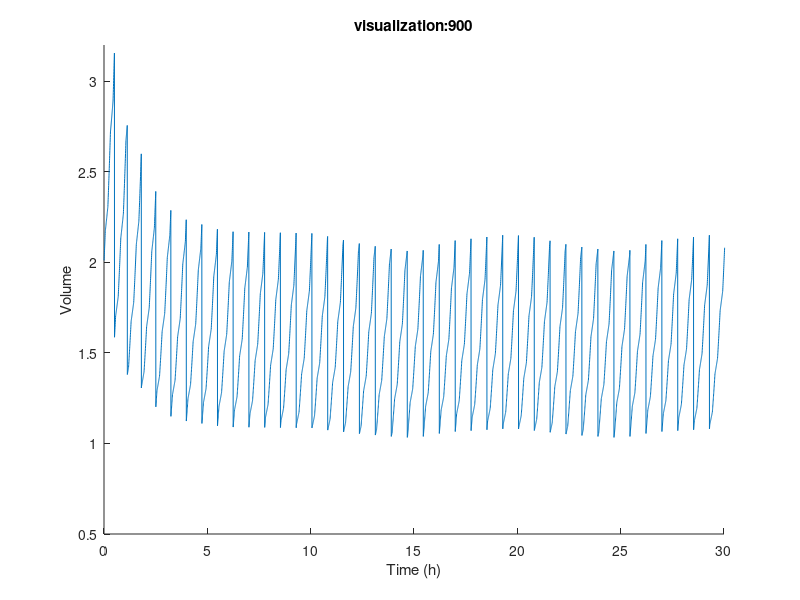
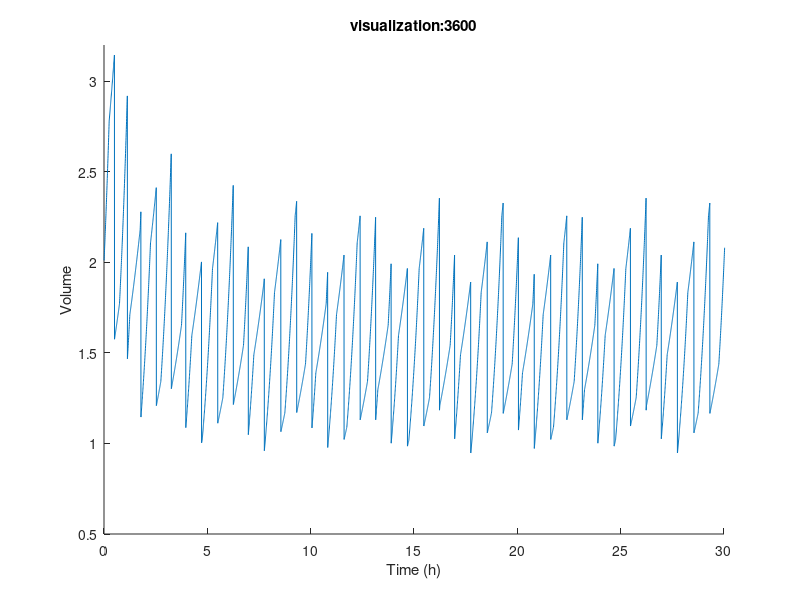

MATLAB code for these plots, in order: (Note: this script raises an error after producing the figures.)
%%  figure 6 - overlaid growth rate from successive periods


%  Goal: is timescale of growth rate fluctuation the cause of different
%        cell size?

%  Conclusion from Part 1: no, fluctuation timescale determines fluctuation
%                          in size but mean Vb and tau are not too different




%  Strategy:
%
%  Part 0: initialize simulations (square wave mu function)
%  Part 1: simulate square wave mu function for each timescale
%  Part 2: simulate mu function with fixed transition time in mu


%  Last edit: jen, 2020 Feb 6
%  commit: simplify growth rate signal to square wave
% 


% Okie, go go let's go!

%% Part 0. initialize analysis
clc
clear

% 0. initialize periods of interest (seconds)
T = [900, 3600];

% 0. initialize timestep in simulation (seconds)
tstep = 15;
tstep_h = tstep/3600;

% 0. initialize parameters for instantaneous growth rate function 
mu_high = 1.9; % units = 1/h
mu_low = 0.7;  % units = 1/h
numstep = T/tstep; % seconds, conversion to h occurs in simulation
qT = numstep/4;    % seconds, conversion to h occurs in simulation

% 0. initialize colors per successive period
%colorSpectrum = {'Indigo','MediumSlateBlue','DodgerBlue','DeepSkyBlue','Teal','DarkGreen','MediumSeaGreen','GoldenRod','DarkOrange','Red'};
%colorSpectrum = {'Indigo','DodgerBlue'};%,'DeepSkyBlue','Teal','MediumSeaGreen','GoldenRod','Gold'};
%colorSpectrum = {'SlateGray','DarkCyan','CadetBlue','DeepSkyBlue','DodgerBlue','Navy','Indigo',};


%% Part 1. simulate cells in square fluctuations for each timescale 

%     start with same Vi
%     use same tau(Vi)
%     use different mu(t)
%     simulate 1000 generations



% 0. initialize vectors for data storage
gen = 1000;
tau_mean = nan(gen,length(T));
Vd = nan(gen,length(T));
Vb = nan(gen,length(T));

for t_col = 1:length(T) % need to make this a loop for multiple timescales
    
    % 0. start generation counter
    gen_counter = 1;
    
    % 0. initiation size, timestep, tau
    is_newCell = 1; % 0 = division did not just happen
    % 1 = birth timestep!
    %     record birth size and reset current_tau
    Vi = 2;         % first birth size, fixed across conditions
    current_tau = -(17/60)*Vi + (64/60);
    T_counter = 1; % time counter for growth rate
    tsb = 0;       % time since birth for cell cycle
    V = [];
    t = [];
    
    % 1. define instantaneous growth rate function for condition (SQUARE)
    T_length = numstep(t_col);
    T_quarter = qT(t_col);
    mufun = [mu_high*ones(T_quarter,1); mu_low*ones(2*T_quarter,1); mu_high*ones(T_quarter,1)];
    mu_functions{t_col} = mufun;
    
    
    % 2. simulate!
    counter_loop = 0; % each loop is a timestep
    while gen_counter < gen+1
        
        counter_loop = counter_loop + 1;
        
        if is_newCell == 1
            % store current cell cycle Vi
            Vb(gen_counter,t_col) = Vi;
        end
        
        % i. calculate exponent (mu * timestep)
        expo = mufun(T_counter)*tstep_h; % mu(t)*t in hours
        
        % ii. calculate new volume after timestep
        if expo < 0
            Vt = Vi;
        else
            Vt = Vi * 2^(expo);
        end
        
        % iii. calculate time into cell cycle
        tsb = tsb + tstep_h;
        
        
        % iv. store timestep data for visualization
        V(counter_loop) = Vt;
        if counter_loop == 1
            t(counter_loop) = tstep_h;
        else
            t(counter_loop) = t(counter_loop-1) + tstep_h;
        end
        
        
        % v. determine whether cell divides
        if tsb >= current_tau
            % a. division! store V_div and tau data
            Vd(gen_counter,t_col) = Vt;
            tau_mean(gen_counter,t_col) = current_tau;
            
            % b. re-set parameters for next cell cycle
            gen_counter = gen_counter + 1;
            Vi = Vt/2;
            current_tau = -(17/60)*Vi + (64/60);
            is_newCell = 1;
            tsb = 0;
        else
            Vi = Vt;
            is_newCell = 0;
        end
        
        
        % vi. determine whether nutrient period restarts
        if T_counter == T_length
            T_counter = 1;
        else
            T_counter = T_counter + 1;
        end
        
    end
    
    figure(t_col)
    hold on
    plot(t,V)
    axis([0 30 0.5 3.2])
    xlabel('Time (h)')
    ylabel('Volume')
    title(strcat('visualization:',num2str(T(t_col))))
    
end

figure(3)
histogram(Vb(50:1000,1),'FaceColor',rgb('DodgerBlue'))
hold on
histogram(Vb(50:1000,2),'FaceColor',rgb('Indigo'))
legend('15','60')
xlabel('Birth volume')
ylabel('Cell count')


%% Part 2. simulate cells in fixed transition fluctuations for each timescale 

%     start with same Vi
%     use same tau(Vi)
%     use different mu(t)
%     simulate 1000 generations

% 0. initialize vectors for data storage
gn = 1000;
tau_fixed = nan(gn,length(T));
Vd_fixed = nan(gn,length(T));
Vb_fixed = nan(gn,length(T));

for t_col = 1:length(T) % need to make this a loop for multiple timescales
    
    % 0. start generation counter
    gn_counter = 1;
    
    % 0. initiation size, timestep, tau
    is_newCell = 1; % 0 = division did not just happen
    % 1 = birth timestep!
    %     record birth size and reset current_tau
    Vi_fixed = 2;         % first birth size, fixed across conditions
    cur_tau = -(17/60)*Vi_fixed + (64/60);
    T_counter = 1; % time counter for growth rate
    tsb = 0;       % time since birth for cell cycle
    V = [];
    t = [];
    
    % 1. define instantaneous growth rate function for condition (FIXED)
    fixed_trans_time = 2*60; % 2 min = 120 seconds
    fixed_tsteps = fixed_trans_time/tstep;
    T_length = numstep(t_col);
    T_quarter = qT(t_col);
    T_remainder = T_quarter - fixed_tsteps;
    mu_trans = linspace(mu_low,mu_high,fixed_tsteps+1);
    mufun = [mu_high*ones(T_quarter,1); mu_low*ones(2*T_quarter,1); mu_trans(2:end)'; mu_high*ones(T_remainder,1)];
    mu_functions{t_col} = mufun;
    
    
    % 2. simulate!
    counter_loop = 0; % each loop is a timestep
    while gn_counter < gn+1
        
        counter_loop = counter_loop + 1;
        
        if is_newCell == 1
            % store current cell cycle Vi
            Vb_fixed(gn_counter,t_col) = Vi_fixed;
        end
        
        % i. calculate exponent (mu * timestep)
        expo = mufun(T_counter)*tstep_h; % mu(t)*t in hours
        
        % ii. calculate new volume after timestep
        if expo < 0
            Vt_fixed = Vi_fixed;
        else
            Vt_fixed = Vi_fixed * 2^(expo);
        end
        
        % iii. calculate time into cell cycle
        tsb = tsb + tstep_h;
        
        
        % iv. store timestep data for visualization
        V(counter_loop) = Vt_fixed;
        if counter_loop == 1
            t(counter_loop) = tstep_h;
        else
            t(counter_loop) = t(counter_loop-1) + tstep_h;
        end
        
        
        % v. determine whether cell divides
        if tsb >= cur_tau
            % a. division! store V_div and tau data
            Vd_fixed(gn_counter,t_col) = Vt_fixed;
            tau_fixed(gn_counter,t_col) = cur_tau;
            
            % b. re-set parameters for next cell cycle
            gn_counter = gn_counter + 1;
            Vi_fixed = Vt_fixed/2;
            cur_tau = -(17/60)*Vi_fixed + (64/60);
            is_newCell = 1;
            tsb = 0;
        else
            Vi_fixed = Vt_fixed;
            is_newCell = 0;
        end
        
        
        % vi. determine whether nutrient period restarts
        if T_counter == T_length
            T_counter = 1;
        else
            T_counter = T_counter + 1;
        end
        
    end
    
    figure(t_col)
    hold on
    plot(t,V)
    axis([0 30 0.5 3.2])
    xlabel('Time (h)')
    ylabel('Volume')
    title(strcat('visualization:',num2str(T(t_col))))
    
end

figure(3)
histogram(Vb_fixed(50:1000,1),'FaceColor',rgb('DodgerBlue'))
hold on
histogram(Vb_fixed(50:1000,2),'FaceColor',rgb('Indigo'))
legend('15','60')
xlabel('Birth volume')
ylabel('Cell count')

%birthVol_mean = mean(Vb_fixed)
%tau_mean = mean(tau_fixed)
%lambda_mean = cellfun(@mean,mu_functions)


%% F. simulation analysis: plot mean Vi, added V vs Vi, tau vs Vi

steadies = 50:1000;

figure(3)
histogram(Vi(steadies),'Facecolor',rgb(colorSpectrum{2}))
hold on
histogram(Vi_60(steadies),'Facecolor',rgb(colorSpectrum{1}))
ylabel('Cell count')
xlabel('Initial volume')
legend('15 min','60 min')


% added V vs initial volume
delta_15 = Vd - Vi;
delta_60 = Vd_60 - Vi_60;

figure(4)
plot(Vi(steadies),delta_15(steadies),'o','Color',rgb(colorSpectrum{2}))
hold on
plot(Vi_60(steadies),delta_60(steadies),'o','Color',rgb(colorSpectrum{1}))
ylabel('Added volume')
xlabel('Initial volume')
legend('15 min','60 min')


% added V binned by birth size
binsize = 0.02; % cubic microns
birth_bin15 = ceil(Vi/binsize);
birth_bin60 = ceil(Vi_60/binsize);

% sort added size by birth bin
adder15_binned = accumarray(birth_bin15(steadies),delta_15(steadies),[],@(x) {x});
adder15_mean = cellfun(@mean, adder15_binned);
adder15_std = cellfun(@std, adder15_binned);
adder15_count = cellfun(@length, adder15_binned);
adder15_sem = adder15_std./sqrt(adder15_count);

adder60_binned = accumarray(birth_bin60(steadies),delta_60(steadies),[],@(x) {x});
adder60_mean = cellfun(@mean, adder60_binned);
adder60_std = cellfun(@std, adder60_binned);
adder60_count = cellfun(@length, adder60_binned);
adder60_sem = adder60_std./sqrt(adder60_count);

figure(5)
errorbar(adder15_mean,adder15_sem,'o','Color',rgb(colorSpectrum{2}))
hold on
errorbar(adder60_mean,adder60_sem,'o','Color',rgb(colorSpectrum{1}))
ylabel('Added volume')
xlabel('Initial volume * 0.02 (bin size)')
legend('15 min','60 min')
axis([34 52 .6 1])

% tau vs birth size
figure(6)
plot(Vi(steadies),tau_mean(steadies)*60,'o','Color',rgb(colorSpectrum{2}))
hold on
plot(Vi_60(steadies),tau_60(steadies)*60,'o','Color',rgb(colorSpectrum{1}))
ylabel('Interdivision time (min)')
xlabel('Initial volume')
legend('15 min','60 min')


